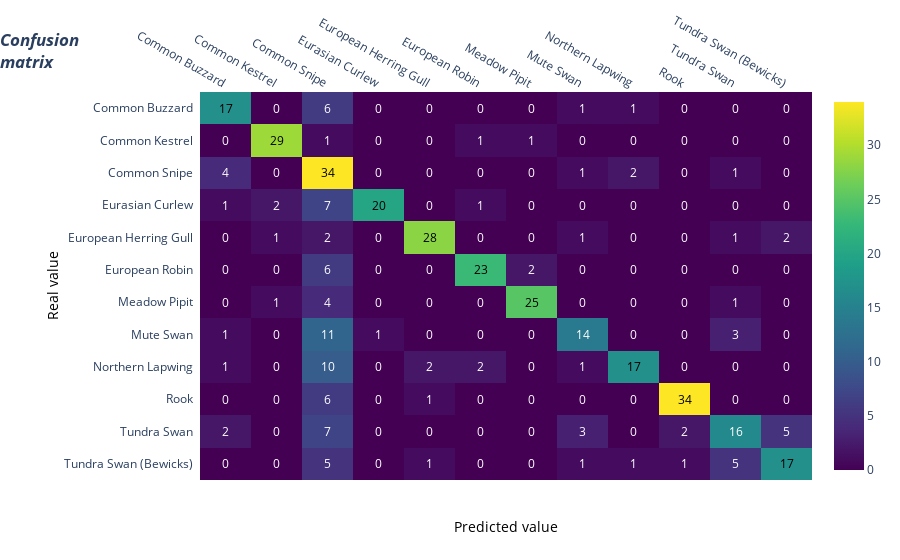

Notebook source saved alongside this figure:
### Code cell
import plotly.figure_factory as ff

z = cm

x = categories
y = categories
#y.reverse()

# change each element of z to type string for annotations
z_text = [[str(y) for y in x] for x in z]

# set up figure 
fig = ff.create_annotated_heatmap(z, x=x, y=y, annotation_text=z_text, colorscale='Viridis')

# add title
fig.update_layout(title_text='<i><b>Confusion<br>matrix</b></i>',
                  #xaxis = dict(title='x'),
                  #yaxis = dict(title='x')
                  yaxis=dict(autorange='reversed'),
                  title_x=0
                 )

# add custom xaxis title
fig.add_annotation(dict(font=dict(color="black",size=14),
                        x=0.5,
                        y=-0.15,
                        showarrow=False,
                        text="Predicted value",
                        xref="paper",
                        yref="paper"))

# add custom yaxis title
fig.add_annotation(dict(font=dict(color="black",size=14),
                        x=-0.26,
                        y=0.5,
                        showarrow=False,
                        text="Real value",
                        textangle=-90,
                        xref="paper",
                        yref="paper"))

# adjust margins to make room for yaxis title
fig.update_layout(margin=dict(t=50, l=200))

# add colorbar
fig['data'][0]['showscale'] = True
fig.show()

### Figure 1 — Plotly figure (JSON) as saved in the notebook; plotly's stock layout.template omitted (floating-point values rounded to 4 significant figures; data arrays with more than 128 entries replaced by an {"elided": "..."} marker saying what was removed)
{"data": [{"colorscale": [[0, "#440154"], [0.1111, "#482878"], [0.2222, "#3e4989"], [0.3333, "#31688e"], [0.4444, "#26828e"], [0.5556, "#1f9e89"], [0.6667, "#35b779"], [0.7778, "#6ece58"], [0.8889, "#b5de2b"], [1, "#fde725"]], "reversescale": false, "showscale": true, "type": "heatmap", "x": ["Common Buzzard", "Common Kestrel", "Common Snipe", "Eurasian Curlew", "European Herring Gull", "European Robin", "Meadow Pipit", "Mute Swan", "Northern Lapwing", "Rook", "Tundra Swan", "Tundra Swan (Bewicks)"], "y": ["Common Buzzard", "Common Kestrel", "Common Snipe", "Eurasian Curlew", "European Herring Gull", "European Robin", "Meadow Pipit", "Mute Swan", "Northern Lapwing", "Rook", "Tundra Swan", "Tundra Swan (Bewicks)"], "z": {"elided": "12x12 int values"}}], "layout": {"annotations": [{"font": {"color": "#000000"}, "showarrow": false, "text": "17", "x": "Common Buzzard", "xref": "x", "y": "Common Buzzard", "yref": "y"}, {"font": {"color": "#FFFFFF"}, "showarrow": false, "text": "0", "x": "Common Kestrel", "xref": "x", "y": "Common Buzzard", "yref": "y"}, {"font": {"color": "#FFFFFF"}, "showarrow": false, "text": "6", "x": "Common Snipe", "xref": "x", "y": "Common Buzzard", "yref": "y"}, {"font": {"color": "#FFFFFF"}, "showarrow": false, "text": "0", "x": "Eurasian Curlew", "xref": "x", "y": "Common Buzzard", "yref": "y"}, {"font": {"color": "#FFFFFF"}, "showarrow": false, "text": "0", "x": "European Herring Gull", "xref": "x", "y": "Common Buzzard", "yref": "y"}, {"font": {"color": "#FFFFFF"}, "showarrow": false, "text": "0", "x": "European Robin", "xref": "x", "y": "Common Buzzard", "yref": "y"}, {"font": {"color": "#FFFFFF"}, "showarrow": false, "text": "0", "x": "Meadow Pipit", "xref": "x", "y": "Common Buzzard", "yref": "y"}, {"font": {"color": "#FFFFFF"}, "showarrow": false, "text": "1", "x": "Mute Swan", "xref": "x", "y": "Common Buzzard", "yref": "y"}, {"font": {"color": "#FFFFFF"}, "showarrow": false, "text": "1", "x": "Northern Lapwing", "xref": "x", "y": "Common Buzzard", "yref": "y"}, {"font": {"color": "#FFFFFF"}, "showarrow": false, "text": "0", "x": "Rook", "xref": "x", "y": "Common Buzzard", "yref": "y"}, {"font": {"color": "#FFFFFF"}, "showarrow": false, "text": "0", "x": "Tundra Swan", "xref": "x", "y": "Common Buzzard", "yref": "y"}, {"font": {"color": "#FFFFFF"}, "showarrow": false, "text": "0", "x": "Tundra Swan (Bewicks)", "xref": "x", "y": "Common Buzzard", "yref": "y"}, {"font": {"color": "#FFFFFF"}, "showarrow": false, "text": "0", "x": "Common Buzzard", "xref": "x", "y": "Common Kestrel", "yref": "y"}, {"font": {"color": "#000000"}, "showarrow": false, "text": "29", "x": "Common Kestrel", "xref": "x", "y": "Common Kestrel", "yref": "y"}, {"font": {"color": "#FFFFFF"}, "showarrow": false, "text": "1", "x": "Common Snipe", "xref": "x", "y": "Common Kestrel", "yref": "y"}, {"font": {"color": "#FFFFFF"}, "showarrow": false, "text": "0", "x": "Eurasian Curlew", "xref": "x", "y": "Common Kestrel", "yref": "y"}, {"font": {"color": "#FFFFFF"}, "showarrow": false, "text": "0", "x": "European Herring Gull", "xref": "x", "y": "Common Kestrel", "yref": "y"}, {"font": {"color": "#FFFFFF"}, "showarrow": false, "text": "1", "x": "European Robin", "xref": "x", "y": "Common Kestrel", "yref": "y"}, {"font": {"color": "#FFFFFF"}, "showarrow": false, "text": "1", "x": "Meadow Pipit", "xref": "x", "y": "Common Kestrel", "yref": "y"}, {"font": {"color": "#FFFFFF"}, "showarrow": false, "text": "0", "x": "Mute Swan", "xref": "x", "y": "Common Kestrel", "yref": "y"}, {"font": {"color": "#FFFFFF"}, "showarrow": false, "text": "0", "x": "Northern Lapwing", "xref": "x", "y": "Common Kestrel", "yref": "y"}, {"font": {"color": "#FFFFFF"}, "showarrow": false, "text": "0", "x": "Rook", "xref": "x", "y": "Common Kestrel", "yref": "y"}, {"font": {"color": "#FFFFFF"}, "showarrow": false, "text": "0", "x": "Tundra Swan", "xref": "x", "y": "Common Kestrel", "yref": "y"}, {"font": {"color": "#FFFFFF"}, "showarrow": false, "text": "0", "x": "Tundra Swan (Bewicks)", "xref": "x", "y": "Common Kestrel", "yref": "y"}, {"font": {"color": "#FFFFFF"}, "showarrow": false, "text": "4", "x": "Common Buzzard", "xref": "x", "y": "Common Snipe", "yref": "y"}, {"font": {"color": "#FFFFFF"}, "showarrow": false, "text": "0", "x": "Common Kestrel", "xref": "x", "y": "Common Snipe", "yref": "y"}, {"font": {"color": "#000000"}, "showarrow": false, "text": "34", "x": "Common Snipe", "xref": "x", "y": "Common Snipe", "yref": "y"}, {"font": {"color": "#FFFFFF"}, "showarrow": false, "text": "0", "x": "Eurasian Curlew", "xref": "x", "y": "Common Snipe", "yref": "y"}, {"font": {"color": "#FFFFFF"}, "showarrow": false, "text": "0", "x": "European Herring Gull", "xref": "x", "y": "Common Snipe", "yref": "y"}, {"font": {"color": "#FFFFFF"}, "showarrow": false, "text": "0", "x": "European Robin", "xref": "x", "y": "Common Snipe", "yref": "y"}, {"font": {"color": "#FFFFFF"}, "showarrow": false, "text": "0", "x": "Meadow Pipit", "xref": "x", "y": "Common Snipe", "yref": "y"}, {"font": {"color": "#FFFFFF"}, "showarrow": false, "text": "1", "x": "Mute Swan", "xref": "x", "y": "Common Snipe", "yref": "y"}, {"font": {"color": "#FFFFFF"}, "showarrow": false, "text": "2", "x": "Northern Lapwing", "xref": "x", "y": "Common Snipe", "yref": "y"}, {"font": {"color": "#FFFFFF"}, "showarrow": false, "text": "0", "x": "Rook", "xref": "x", "y": "Common Snipe", "yref": "y"}, {"font": {"color": "#FFFFFF"}, "showarrow": false, "text": "1", "x": "Tundra Swan", "xref": "x", "y": "Common Snipe", "yref": "y"}, {"font": {"color": "#FFFFFF"}, "showarrow": false, "text": "0", "x": "Tundra Swan (Bewicks)", "xref": "x", "y": "Common Snipe", "yref": "y"}, {"font": {"color": "#FFFFFF"}, "showarrow": false, "text": "1", "x": "Common Buzzard", "xref": "x", "y": "Eurasian Curlew", "yref": "y"}, {"font": {"color": "#FFFFFF"}, "showarrow": false, "text": "2", "x": "Common Kestrel", "xref": "x", "y": "Eurasian Curlew", "yref": "y"}, {"font": {"color": "#FFFFFF"}, "showarrow": false, "text": "7", "x": "Common Snipe", "xref": "x", "y": "Eurasian Curlew", "yref": "y"}, {"font": {"color": "#000000"}, "showarrow": false, "text": "20", "x": "Eurasian Curlew", "xref": "x", "y": "Eurasian Curlew", "yref": "y"}, {"font": {"color": "#FFFFFF"}, "showarrow": false, "text": "0", "x": "European Herring Gull", "xref": "x", "y": "Eurasian Curlew", "yref": "y"}, {"font": {"color": "#FFFFFF"}, "showarrow": false, "text": "1", "x": "European Robin", "xref": "x", "y": "Eurasian Curlew", "yref": "y"}, {"font": {"color": "#FFFFFF"}, "showarrow": false, "text": "0", "x": "Meadow Pipit", "xref": "x", "y": "Eurasian Curlew", "yref": "y"}, {"font": {"color": "#FFFFFF"}, "showarrow": false, "text": "0", "x": "Mute Swan", "xref": "x", "y": "Eurasian Curlew", "yref": "y"}, {"font": {"color": "#FFFFFF"}, "showarrow": false, "text": "0", "x": "Northern Lapwing", "xref": "x", "y": "Eurasian Curlew", "yref": "y"}, {"font": {"color": "#FFFFFF"}, "showarrow": false, "text": "0", "x": "Rook", "xref": "x", "y": "Eurasian Curlew", "yref": "y"}, {"font": {"color": "#FFFFFF"}, "showarrow": false, "text": "0", "x": "Tundra Swan", "xref": "x", "y": "Eurasian Curlew", "yref": "y"}, {"font": {"color": "#FFFFFF"}, "showarrow": false, "text": "0", "x": "Tundra Swan (Bewicks)", "xref": "x", "y": "Eurasian Curlew", "yref": "y"}, {"font": {"color": "#FFFFFF"}, "showarrow": false, "text": "0", "x": "Common Buzzard", "xref": "x", "y": "European Herring Gull", "yref": "y"}, {"font": {"color": "#FFFFFF"}, "showarrow": false, "text": "1", "x": "Common Kestrel", "xref": "x", "y": "European Herring Gull", "yref": "y"}, {"font": {"color": "#FFFFFF"}, "showarrow": false, "text": "2", "x": "Common Snipe", "xref": "x", "y": "European Herring Gull", "yref": "y"}, {"font": {"color": "#FFFFFF"}, "showarrow": false, "text": "0", "x": "Eurasian Curlew", "xref": "x", "y": "European Herring Gull", "yref": "y"}, {"font": {"color": "#000000"}, "showarrow": false, "text": "28", "x": "European Herring Gull", "xref": "x", "y": "European Herring Gull", "yref": "y"}, {"font": {"color": "#FFFFFF"}, "showarrow": false, "text": "0", "x": "European Robin", "xref": "x", "y": "European Herring Gull", "yref": "y"}, {"font": {"color": "#FFFFFF"}, "showarrow": false, "text": "0", "x": "Meadow Pipit", "xref": "x", "y": "European Herring Gull", "yref": "y"}, {"font": {"color": "#FFFFFF"}, "showarrow": false, "text": "1", "x": "Mute Swan", "xref": "x", "y": "European Herring Gull", "yref": "y"}, {"font": {"color": "#FFFFFF"}, "showarrow": false, "text": "0", "x": "Northern Lapwing", "xref": "x", "y": "European Herring Gull", "yref": "y"}, {"font": {"color": "#FFFFFF"}, "showarrow": false, "text": "0", "x": "Rook", "xref": "x", "y": "European Herring Gull", "yref": "y"}, {"font": {"color": "#FFFFFF"}, "showarrow": false, "text": "1", "x": "Tundra Swan", "xref": "x", "y": "European Herring Gull", "yref": "y"}, {"font": {"color": "#FFFFFF"}, "showarrow": false, "text": "2", "x": "Tundra Swan (Bewicks)", "xref": "x", "y": "European Herring Gull", "yref": "y"}, {"font": {"color": "#FFFFFF"}, "showarrow": false, "text": "0", "x": "Common Buzzard", "xref": "x", "y": "European Robin", "yref": "y"}, {"font": {"color": "#FFFFFF"}, "showarrow": false, "text": "0", "x": "Common Kestrel", "xref": "x", "y": "European Robin", "yref": "y"}, {"font": {"color": "#FFFFFF"}, "showarrow": false, "text": "6", "x": "Common Snipe", "xref": "x", "y": "European Robin", "yref": "y"}, {"font": {"color": "#FFFFFF"}, "showarrow": false, "text": "0", "x": "Eurasian Curlew", "xref": "x", "y": "European Robin", "yref": "y"}, {"font": {"color": "#FFFFFF"}, "showarrow": false, "text": "0", "x": "European Herring Gull", "xref": "x", "y": "European Robin", "yref": "y"}, {"font": {"color": "#000000"}, "showarrow": false, "text": "23", "x": "European Robin", "xref": "x", "y": "European Robin", "yref": "y"}, {"font": {"color": "#FFFFFF"}, "showarrow": false, "text": "2", "x": "Meadow Pipit", "xref": "x", "y": "European Robin", "yref": "y"}, {"font": {"color": "#FFFFFF"}, "showarrow": false, "text": "0", "x": "Mute Swan", "xref": "x", "y": "European Robin", "yref": "y"}, {"font": {"color": "#FFFFFF"}, "showarrow": false, "text": "0", "x": "Northern Lapwing", "xref": "x", "y": "European Robin", "yref": "y"}, {"font": {"color": "#FFFFFF"}, "showarrow": false, "text": "0", "x": "Rook", "xref": "x", "y": "European Robin", "yref": "y"}, {"font": {"color": "#FFFFFF"}, "showarrow": false, "text": "0", "x": "Tundra Swan", "xref": "x", "y": "European Robin", "yref": "y"}, {"font": {"color": "#FFFFFF"}, "showarrow": false, "text": "0", "x": "Tundra Swan (Bewicks)", "xref": "x", "y": "European Robin", "yref": "y"}, {"font": {"color": "#FFFFFF"}, "showarrow": false, "text": "0", "x": "Common Buzzard", "xref": "x", "y": "Meadow Pipit", "yref": "y"}, {"font": {"color": "#FFFFFF"}, "showarrow": false, "text": "1", "x": "Common Kestrel", "xref": "x", "y": "Meadow Pipit", "yref": "y"}, {"font": {"color": "#FFFFFF"}, "showarrow": false, "text": "4", "x": "Common Snipe", "xref": "x", "y": "Meadow Pipit", "yref": "y"}, {"font": {"color": "#FFFFFF"}, "showarrow": false, "text": "0", "x": "Eurasian Curlew", "xref": "x", "y": "Meadow Pipit", "yref": "y"}, {"font": {"color": "#FFFFFF"}, "showarrow": false, "text": "0", "x": "European Herring Gull", "xref": "x", "y": "Meadow Pipit", "yref": "y"}, {"font": {"color": "#FFFFFF"}, "showarrow": false, "text": "0", "x": "European Robin", "xref": "x", "y": "Meadow Pipit", "yref": "y"}, {"font": {"color": "#000000"}, "showarrow": false, "text": "25", "x": "Meadow Pipit", "xref": "x", "y": "Meadow Pipit", "yref": "y"}, {"font": {"color": "#FFFFFF"}, "showarrow": false, "text": "0", "x": "Mute Swan", "xref": "x", "y": "Meadow Pipit", "yref": "y"}, {"font": {"color": "#FFFFFF"}, "showarrow": false, "text": "0", "x": "Northern Lapwing", "xref": "x", "y": "Meadow Pipit", "yref": "y"}, {"font": {"color": "#FFFFFF"}, "showarrow": false, "text": "0", "x": "Rook", "xref": "x", "y": "Meadow Pipit", "yref": "y"}, {"font": {"color": "#FFFFFF"}, "showarrow": false, "text": "1", "x": "Tundra Swan", "xref": "x", "y": "Meadow Pipit", "yref": "y"}, {"font": {"color": "#FFFFFF"}, "showarrow": false, "text": "0", "x": "Tundra Swan (Bewicks)", "xref": "x", "y": "Meadow Pipit", "yref": "y"}, {"font": {"color": "#FFFFFF"}, "showarrow": false, "text": "1", "x": "Common Buzzard", "xref": "x", "y": "Mute Swan", "yref": "y"}, {"font": {"color": "#FFFFFF"}, "showarrow": false, "text": "0", "x": "Common Kestrel", "xref": "x", "y": "Mute Swan", "yref": "y"}, {"font": {"color": "#FFFFFF"}, "showarrow": false, "text": "11", "x": "Common Snipe", "xref": "x", "y": "Mute Swan", "yref": "y"}, {"font": {"color": "#FFFFFF"}, "showarrow": false, "text": "1", "x": "Eurasian Curlew", "xref": "x", "y": "Mute Swan", "yref": "y"}, {"font": {"color": "#FFFFFF"}, "showarrow": false, "text": "0", "x": "European Herring Gull", "xref": "x", "y": "Mute Swan", "yref": "y"}, {"font": {"color": "#FFFFFF"}, "showarrow": false, "text": "0", "x": "European Robin", "xref": "x", "y": "Mute Swan", "yref": "y"}, {"font": {"color": "#FFFFFF"}, "showarrow": false, "text": "0", "x": "Meadow Pipit", "xref": "x", "y": "Mute Swan", "yref": "y"}, {"font": {"color": "#FFFFFF"}, "showarrow": false, "text": "14", "x": "Mute Swan", "xref": "x", "y": "Mute Swan", "yref": "y"}, {"font": {"color": "#FFFFFF"}, "showarrow": false, "text": "0", "x": "Northern Lapwing", "xref": "x", "y": "Mute Swan", "yref": "y"}, {"font": {"color": "#FFFFFF"}, "showarrow": false, "text": "0", "x": "Rook", "xref": "x", "y": "Mute Swan", "yref": "y"}, {"font": {"color": "#FFFFFF"}, "showarrow": false, "text": "3", "x": "Tundra Swan", "xref": "x", "y": "Mute Swan", "yref": "y"}, {"font": {"color": "#FFFFFF"}, "showarrow": false, "text": "0", "x": "Tundra Swan (Bewicks)", "xref": "x", "y": "Mute Swan", "yref": "y"}, {"font": {"color": "#FFFFFF"}, "showarrow": false, "text": "1", "x": "Common Buzzard", "xref": "x", "y": "Northern Lapwing", "yref": "y"}, {"font": {"color": "#FFFFFF"}, "showarrow": false, "text": "0", "x": "Common Kestrel", "xref": "x", "y": "Northern Lapwing", "yref": "y"}, {"font": {"color": "#FFFFFF"}, "showarrow": false, "text": "10", "x": "Common Snipe", "xref": "x", "y": "Northern Lapwing", "yref": "y"}, {"font": {"color": "#FFFFFF"}, "showarrow": false, "text": "0", "x": "Eurasian Curlew", "xref": "x", "y": "Northern Lapwing", "yref": "y"}, {"font": {"color": "#FFFFFF"}, "showarrow": false, "text": "2", "x": "European Herring Gull", "xref": "x", "y": "Northern Lapwing", "yref": "y"}, {"font": {"color": "#FFFFFF"}, "showarrow": false, "text": "2", "x": "European Robin", "xref": "x", "y": "Northern Lapwing", "yref": "y"}, {"font": {"color": "#FFFFFF"}, "showarrow": false, "text": "0", "x": "Meadow Pipit", "xref": "x", "y": "Northern Lapwing", "yref": "y"}, {"font": {"color": "#FFFFFF"}, "showarrow": false, "text": "1", "x": "Mute Swan", "xref": "x", "y": "Northern Lapwing", "yref": "y"}, {"font": {"color": "#000000"}, "showarrow": false, "text": "17", "x": "Northern Lapwing", "xref": "x", "y": "Northern Lapwing", "yref": "y"}, {"font": {"color": "#FFFFFF"}, "showarrow": false, "text": "0", "x": "Rook", "xref": "x", "y": "Northern Lapwing", "yref": "y"}, {"font": {"color": "#FFFFFF"}, "showarrow": false, "text": "0", "x": "Tundra Swan", "xref": "x", "y": "Northern Lapwing", "yref": "y"}, {"font": {"color": "#FFFFFF"}, "showarrow": false, "text": "0", "x": "Tundra Swan (Bewicks)", "xref": "x", "y": "Northern Lapwing", "yref": "y"}, {"font": {"color": "#FFFFFF"}, "showarrow": false, "text": "0", "x": "Common Buzzard", "xref": "x", "y": "Rook", "yref": "y"}, {"font": {"color": "#FFFFFF"}, "showarrow": false, "text": "0", "x": "Common Kestrel", "xref": "x", "y": "Rook", "yref": "y"}, {"font": {"color": "#FFFFFF"}, "showarrow": false, "text": "6", "x": "Common Snipe", "xref": "x", "y": "Rook", "yref": "y"}, {"font": {"color": "#FFFFFF"}, "showarrow": false, "text": "0", "x": "Eurasian Curlew", "xref": "x", "y": "Rook", "yref": "y"}, {"font": {"color": "#FFFFFF"}, "showarrow": false, "text": "1", "x": "European Herring Gull", "xref": "x", "y": "Rook", "yref": "y"}, {"font": {"color": "#FFFFFF"}, "showarrow": false, "text": "0", "x": "European Robin", "xref": "x", "y": "Rook", "yref": "y"}, {"font": {"color": "#FFFFFF"}, "showarrow": false, "text": "0", "x": "Meadow Pipit", "xref": "x", "y": "Rook", "yref": "y"}, {"font": {"color": "#FFFFFF"}, "showarrow": false, "text": "0", "x": "Mute Swan", "xref": "x", "y": "Rook", "yref": "y"}, {"font": {"color": "#FFFFFF"}, "showarrow": false, "text": "0", "x": "Northern Lapwing", "xref": "x", "y": "Rook", "yref": "y"}, {"font": {"color": "#000000"}, "showarrow": false, "text": "34", "x": "Rook", "xref": "x", "y": "Rook", "yref": "y"}, {"font": {"color": "#FFFFFF"}, "showarrow": false, "text": "0", "x": "Tundra Swan", "xref": "x", "y": "Rook", "yref": "y"}, {"font": {"color": "#FFFFFF"}, "showarrow": false, "text": "0", "x": "Tundra Swan (Bewicks)", "xref": "x", "y": "Rook", "yref": "y"}, {"font": {"color": "#FFFFFF"}, "showarrow": false, "text": "2", "x": "Common Buzzard", "xref": "x", "y": "Tundra Swan", "yref": "y"}, {"font": {"color": "#FFFFFF"}, "showarrow": false, "text": "0", "x": "Common Kestrel", "xref": "x", "y": "Tundra Swan", "yref": "y"}, {"font": {"color": "#FFFFFF"}, "showarrow": false, "text": "7", "x": "Common Snipe", "xref": "x", "y": "Tundra Swan", "yref": "y"}, {"font": {"color": "#FFFFFF"}, "showarrow": false, "text": "0", "x": "Eurasian Curlew", "xref": "x", "y": "Tundra Swan", "yref": "y"}, {"font": {"color": "#FFFFFF"}, "showarrow": false, "text": "0", "x": "European Herring Gull", "xref": "x", "y": "Tundra Swan", "yref": "y"}, {"font": {"color": "#FFFFFF"}, "showarrow": false, "text": "0", "x": "European Robin", "xref": "x", "y": "Tundra Swan", "yref": "y"}, {"font": {"color": "#FFFFFF"}, "showarrow": false, "text": "0", "x": "Meadow Pipit", "xref": "x", "y": "Tundra Swan", "yref": "y"}, {"font": {"color": "#FFFFFF"}, "showarrow": false, "text": "3", "x": "Mute Swan", "xref": "x", "y": "Tundra Swan", "yref": "y"}, {"font": {"color": "#FFFFFF"}, "showarrow": false, "text": "0", "x": "Northern Lapwing", "xref": "x", "y": "Tundra Swan", "yref": "y"}, {"font": {"color": "#FFFFFF"}, "showarrow": false, "text": "2", "x": "Rook", "xref": "x", "y": "Tundra Swan", "yref": "y"}, {"font": {"color": "#FFFFFF"}, "showarrow": false, "text": "16", "x": "Tundra Swan", "xref": "x", "y": "Tundra Swan", "yref": "y"}, {"font": {"color": "#FFFFFF"}, "showarrow": false, "text": "5", "x": "Tundra Swan (Bewicks)", "xref": "x", "y": "Tundra Swan", "yref": "y"}, {"font": {"color": "#FFFFFF"}, "showarrow": false, "text": "0", "x": "Common Buzzard", "xref": "x", "y": "Tundra Swan (Bewicks)", "yref": "y"}, {"font": {"color": "#FFFFFF"}, "showarrow": false, "text": "0", "x": "Common Kestrel", "xref": "x", "y": "Tundra Swan (Bewicks)", "yref": "y"}, {"font": {"color": "#FFFFFF"}, "showarrow": false, "text": "5", "x": "Common Snipe", "xref": "x", "y": "Tundra Swan (Bewicks)", "yref": "y"}, {"font": {"color": "#FFFFFF"}, "showarrow": false, "text": "0", "x": "Eurasian Curlew", "xref": "x", "y": "Tundra Swan (Bewicks)", "yref": "y"}, {"font": {"color": "#FFFFFF"}, "showarrow": false, "text": "1", "x": "European Herring Gull", "xref": "x", "y": "Tundra Swan (Bewicks)", "yref": "y"}, {"font": {"color": "#FFFFFF"}, "showarrow": false, "text": "0", "x": "European Robin", "xref": "x", "y": "Tundra Swan (Bewicks)", "yref": "y"}, {"font": {"color": "#FFFFFF"}, "showarrow": false, "text": "0", "x": "Meadow Pipit", "xref": "x", "y": "Tundra Swan (Bewicks)", "yref": "y"}, {"font": {"color": "#FFFFFF"}, "showarrow": false, "text": "1", "x": "Mute Swan", "xref": "x", "y": "Tundra Swan (Bewicks)", "yref": "y"}, {"font": {"color": "#FFFFFF"}, "showarrow": false, "text": "1", "x": "Northern Lapwing", "xref": "x", "y": "Tundra Swan (Bewicks)", "yref": "y"}, {"font": {"color": "#FFFFFF"}, "showarrow": false, "text": "1", "x": "Rook", "xref": "x", "y": "Tundra Swan (Bewicks)", "yref": "y"}, {"font": {"color": "#FFFFFF"}, "showarrow": false, "text": "5", "x": "Tundra Swan", "xref": "x", "y": "Tundra Swan (Bewicks)", "yref": "y"}, {"font": {"color": "#000000"}, "showarrow": false, "text": "17", "x": "Tundra Swan (Bewicks)", "xref": "x", "y": "Tundra Swan (Bewicks)", "yref": "y"}, {"font": {"color": "black", "size": 14}, "showarrow": false, "text": "Predicted value", "x": 0.5, "xref": "paper", "y": -0.15, "yref": "paper"}, {"font": {"color": "black", "size": 14}, "showarrow": false, "text": "Real value", "textangle": -90, "x": -0.26, "xref": "paper", "y": 0.5, "yref": "paper"}], "margin": {"l": 200, "t": 50}, "title": {"text": "<i><b>Confusion<br>matrix</b></i>", "x": 0}, "xaxis": {"dtick": 1, "gridcolor": "rgb(0, 0, 0)", "side": "top", "ticks": ""}, "yaxis": {"autorange": "reversed", "dtick": 1, "ticks": "", "ticksuffix": "  "}}}
